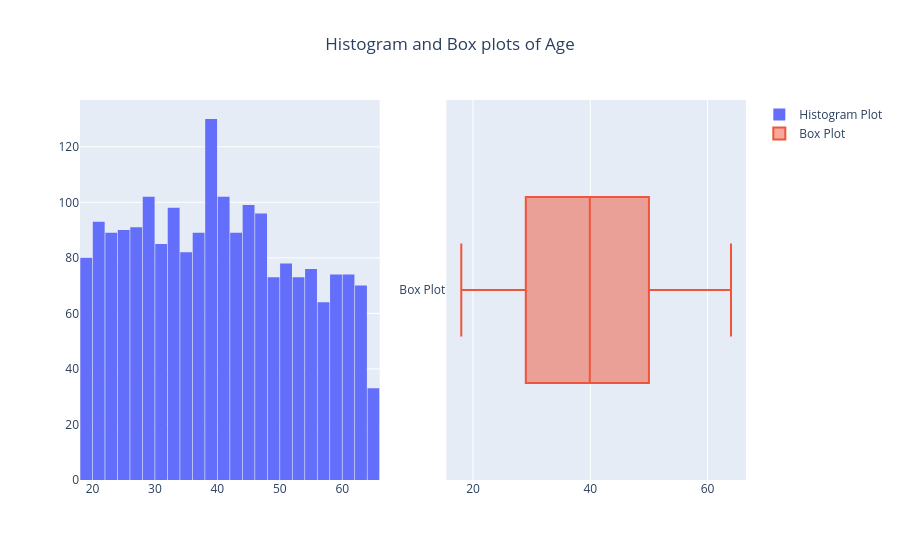
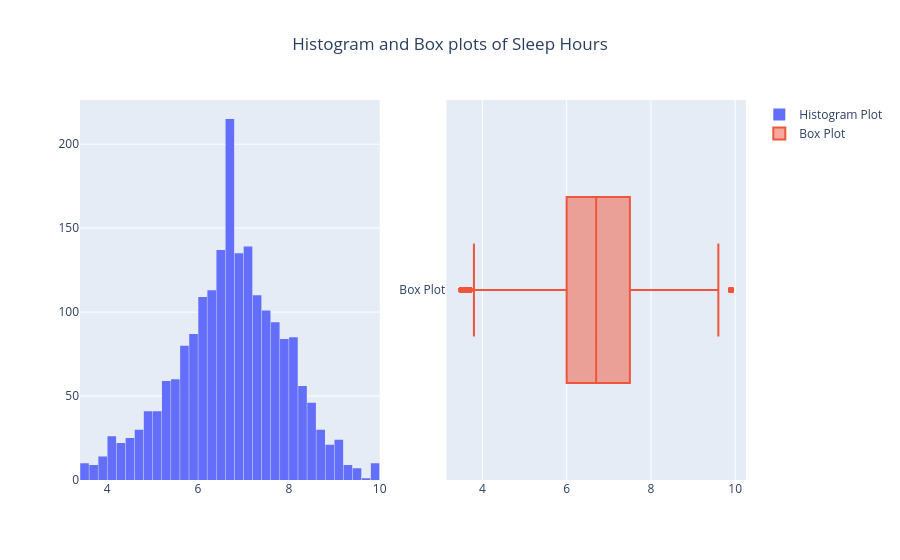
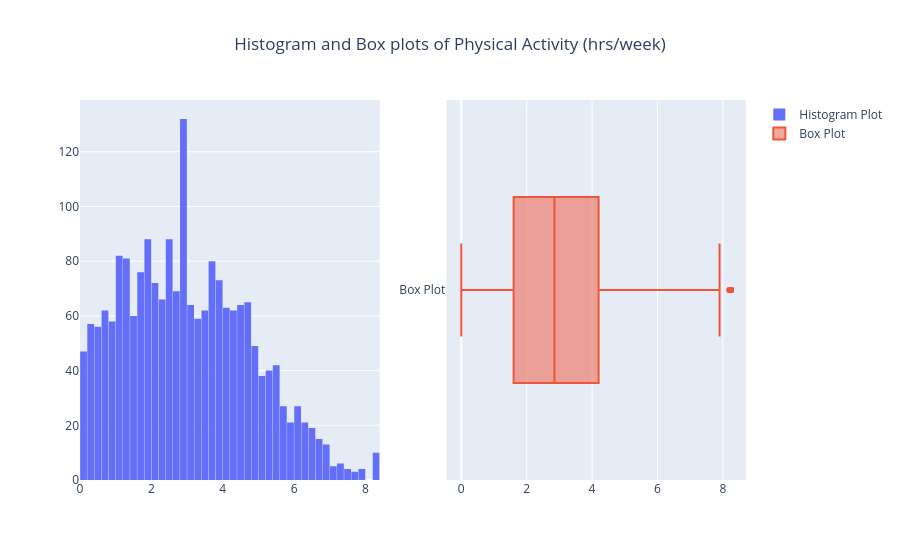
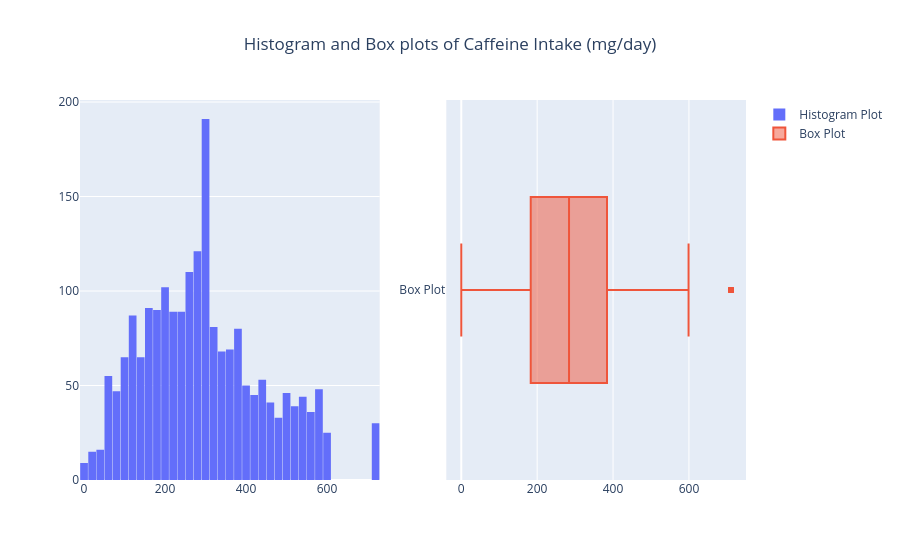

Notebook cell for these charts, in order:
### Code cell
numerical_eda(df,columns["numeric"])

### Figure 1 — Plotly figure (JSON) as saved in the notebook; plotly's stock layout.template omitted (floating-point values rounded to 4 significant figures; data arrays with more than 128 entries replaced by an {"elided": "..."} marker saying what was removed)
{"data": [{"name": "Histogram Plot", "type": "histogram", "x": {"elided": "2030 float values"}, "xaxis": "x", "yaxis": "y"}, {"name": "Box Plot", "type": "box", "x": {"elided": "2030 float values"}, "xaxis": "x2", "yaxis": "y2"}], "layout": {"bargap": 0.05, "title": {"text": "Histogram and Box plots of Age", "x": 0.5, "xanchor": "center"}, "xaxis": {"anchor": "y", "domain": [0, 0.45]}, "xaxis2": {"anchor": "y2", "domain": [0.55, 1]}, "yaxis": {"anchor": "x", "domain": [0, 1]}, "yaxis2": {"anchor": "x2", "domain": [0, 1]}}}

### Figure 2 — Plotly figure (JSON) as saved in the notebook; plotly's stock layout.template omitted (floating-point values rounded to 4 significant figures; data arrays with more than 128 entries replaced by an {"elided": "..."} marker saying what was removed)
{"data": [{"name": "Histogram Plot", "type": "histogram", "x": {"elided": "2030 float values"}, "xaxis": "x", "yaxis": "y"}, {"name": "Box Plot", "type": "box", "x": {"elided": "2030 float values"}, "xaxis": "x2", "yaxis": "y2"}], "layout": {"bargap": 0.05, "title": {"text": "Histogram and Box plots of Sleep Hours", "x": 0.5, "xanchor": "center"}, "xaxis": {"anchor": "y", "domain": [0, 0.45]}, "xaxis2": {"anchor": "y2", "domain": [0.55, 1]}, "yaxis": {"anchor": "x", "domain": [0, 1]}, "yaxis2": {"anchor": "x2", "domain": [0, 1]}}}

### Figure 3 — Plotly figure (JSON) as saved in the notebook; plotly's stock layout.template omitted (floating-point values rounded to 4 significant figures; data arrays with more than 128 entries replaced by an {"elided": "..."} marker saying what was removed)
{"data": [{"name": "Histogram Plot", "type": "histogram", "x": {"elided": "2030 float values"}, "xaxis": "x", "yaxis": "y"}, {"name": "Box Plot", "type": "box", "x": {"elided": "2030 float values"}, "xaxis": "x2", "yaxis": "y2"}], "layout": {"bargap": 0.05, "title": {"text": "Histogram and Box plots of Physical Activity (hrs/week)", "x": 0.5, "xanchor": "center"}, "xaxis": {"anchor": "y", "domain": [0, 0.45]}, "xaxis2": {"anchor": "y2", "domain": [0.55, 1]}, "yaxis": {"anchor": "x", "domain": [0, 1]}, "yaxis2": {"anchor": "x2", "domain": [0, 1]}}}

### Figure 4 — Plotly figure (JSON) as saved in the notebook; plotly's stock layout.template omitted (floating-point values rounded to 4 significant figures; data arrays with more than 128 entries replaced by an {"elided": "..."} marker saying what was removed)
{"data": [{"name": "Histogram Plot", "type": "histogram", "x": {"elided": "2030 float values"}, "xaxis": "x", "yaxis": "y"}, {"name": "Box Plot", "type": "box", "x": {"elided": "2030 float values"}, "xaxis": "x2", "yaxis": "y2"}], "layout": {"bargap": 0.05, "title": {"text": "Histogram and Box plots of Caffeine Intake (mg/day)", "x": 0.5, "xanchor": "center"}, "xaxis": {"anchor": "y", "domain": [0, 0.45]}, "xaxis2": {"anchor": "y2", "domain": [0.55, 1]}, "yaxis": {"anchor": "x", "domain": [0, 1]}, "yaxis2": {"anchor": "x2", "domain": [0, 1]}}}
